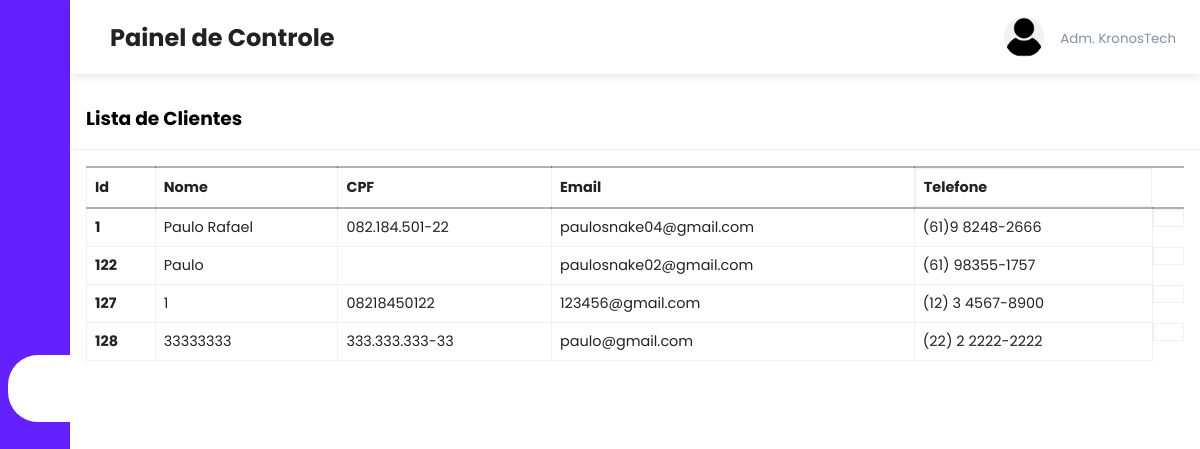
/admin/clientes.php, run on an earlier commit of the app's database.
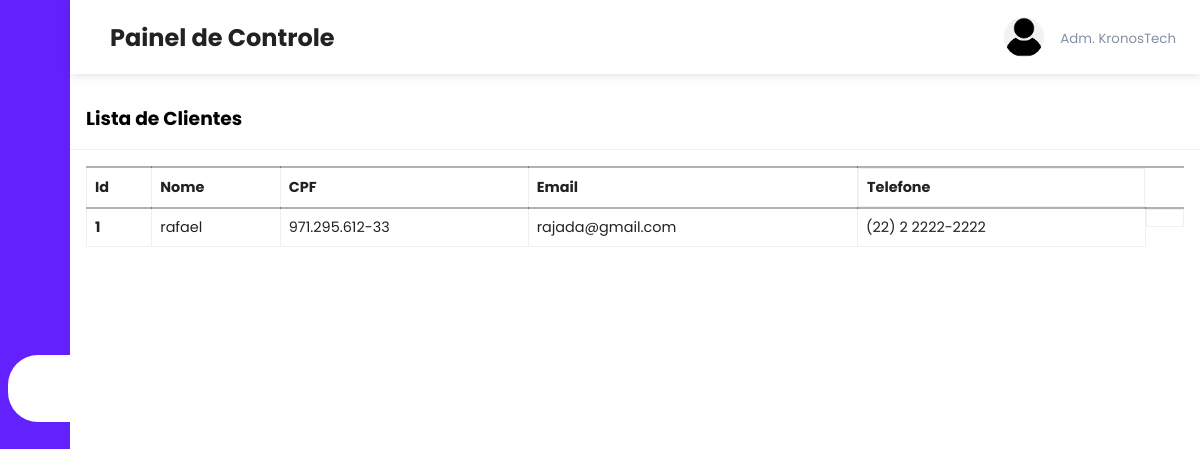
And on a later commit of the database.
### tables this page shows
CREATE TABLE `users` (
  `user_id` int(11) NOT NULL,
  `user_cpf` varchar(14) NOT NULL,
  `user_name` varchar(108) NOT NULL,
  `user_email` varchar(100) NOT NULL,
  `user_phone` varchar(16) NOT NULL,
  `user_password` varchar(100) NOT NULL
);

### admin/clientes.php (the view, shortened to what this page needs)
<?php include('header.php'); ?>
<?php
include('../server/connection.php');
if (isset($_GET['page_no']) && $_GET['page_no'] != "") {
    $page_no = $_GET['page_no'];
} else {
    $page_no = 1;
}
$total_records_per_page = 10;
$offset = ($page_no - 1) * $total_records_per_page;
$stmt2 = $conn->prepare("SELECT * FROM users LIMIT ?, ?");
$stmt2->bind_param("ii", $offset, $total_records_per_page);
$stmt2->execute();
$users = $stmt2->get_result();
?>
<div class="recent-grid">
    <div class="projects">
        <div class="card">
            <div class="card-header">
                <h3>Lista de Clientes</h3>
            </div>
            <div class="card-body">
            <div class="table-responsive">
                    <table width="100%" class="orders-table">
                        <thead>
                            <tr>
                                <td>Id</td>
                                <td>Nome</td>
                                <td>CPF</td>
                                <td>Email</td>
                                <td>Telefone</td>
                            </tr>
                        </thead>
                        <tbody>
                            <?php while($user = $users->fetch_assoc()) { ?>
                                <tr>
                                    <td><strong><?php echo $user['user_id']; ?></strong></td>
                                    <td><?php echo $user['user_name']; ?></td>
                                    <td><?php echo $user['user_cpf']; ?></td>
                                    <td><?php echo $user['user_email']; ?></td>
                                    <td><?php echo $user['user_phone']; ?></td>
                                    <td><hidden button></button></td>
                                </tr>
                            <?php } ?>
                        </tbody>
                    </table>
            </div>
        </div>
    </div>
</div>
</body>
</html>

What changed in the data, as far as the page shows it:
removed users: user_id "122", user_name "Paulo", user_email "paulosnake02@gmail.com", user_phone "(61) 98355-1757"
removed users: user_id "127", user_name "1", user_cpf "08218450122", user_email "123456@gmail.com", user_phone "(12) 3 4567-8900"
removed users: user_id "128", user_name "33333333", user_cpf "333.333.333-33", user_email "paulo@gmail.com", user_phone "(22) 2 2222-2222"
changed users id 1: user_name "Paulo Rafael" → "rafael"; user_cpf "082.184.501-22" → "971.295.612-33"; user_email "paulosnake04@gmail.com" → "rajada@gmail.com"; user_phone "(61)9 8248-2666" → "(22) 2 2222-2222"
